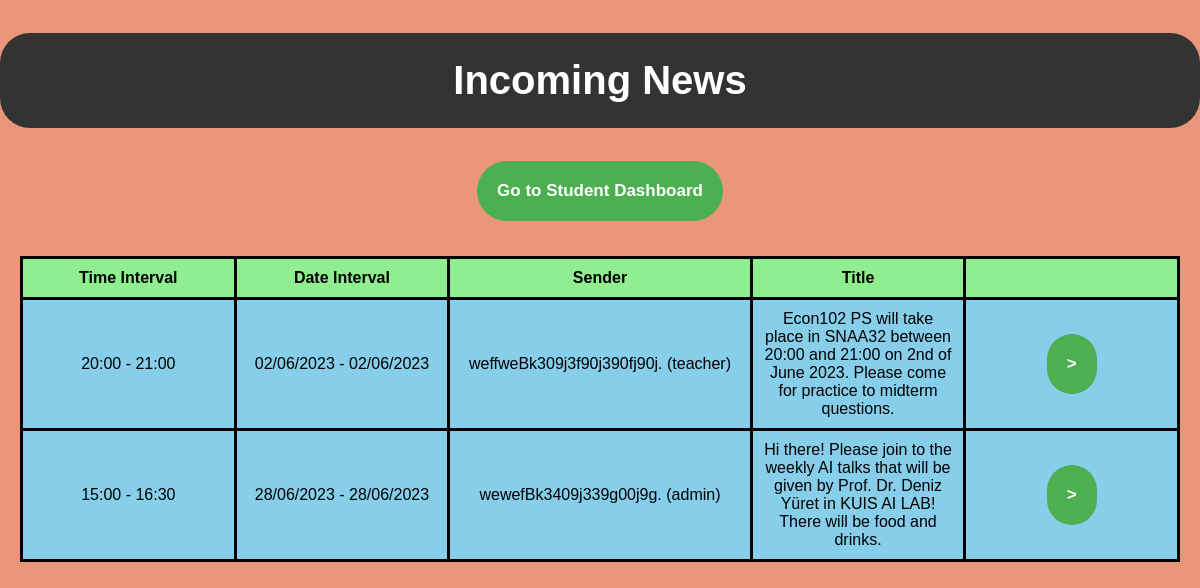
Screenshot of /open_news with the database file from the repository.
### tables this page shows
CREATE TABLE news_db
             (news_message TEXT,
              time str DEFAULT "NO_NAME_GIVEN" , 
              date DATE DEFAULT "NO_NAME_GIVEN", 
              time_end TIME DEFAULT "NO_NAME_GIVEN", 
              date_end DATE DEFAULT "NO_NAME_GIVEN", 
              sender TEXT DEFAULT "NO_NAME_GIVEN", 
              role TEXT DEFAULT "NO_NAME_GIVEN"
              );

### service/UserService.py (the view)
def open_news_screen():
    all_news = UR.getNews()
    modified_news = []
    for new in all_news:
        new_list = list(new)
        new_list[2] = replace_dashes_with_slashes(new_list[2])
        sec_date_field_list = split_based_on_slash(new_list[2])
        new_list[2] = '/'.join(replace_day_and_year(sec_date_field_list))
        new_list[4] = replace_dashes_with_slashes(new_list[4])
        fourth_date_field_list = split_based_on_slash(new_list[4])
        new_list[4] = '/'.join(replace_day_and_year(fourth_date_field_list))
        modified_news.append(new_list)
    return render_template("incoming_news.html", news_data=modified_news)

### repository/Repository.py (called while the page is built)
def getCursorAndConnection():
    conn = sqlite3.connect(DB.kuclass_db)
    conn.execute("PRAGMA foreign_keys = 1")
    c = conn.cursor()
    return c, conn

### repository/UserRepository.py (called while the page is built)
def getNews():
    c, conn = Repo.getCursorAndConnection()
    c.execute('SELECT * FROM news_db')
    news_data = c.fetchall()
    conn.close()
    return news_data

### service/UserService.py (called while the page is built)
def replace_dashes_with_slashes(string:str):
    string = string.replace('-', '/')
    return string

def split_based_on_slash(string: str):
    parts = string.split("/")
    return parts

def replace_day_and_year(date_field_list: list):
    year_field = date_field_list[0]
    date_field_list[0] = date_field_list[2]
    date_field_list[2] = year_field
    return date_field_list

### templates/incoming_news.html (shortened to what this page needs)
<!DOCTYPE html>
<html>
  <head>
    <link rel="stylesheet" type="text/css" href="../static/incoming_news.css" />
  </head>
  <body>
    <div class="top">
      <h2 class="news_h2">Incoming News</h2>
    </div>
    <form class="dashboard" action="/redirect_student_dashboard">
      <button>Go to Student Dashboard</button>
    </form>
    <div class="news">
      {% if news_data is defined and news_data %}
      <table class="news_table">
        <thead>
          <tr>
            <th>Time Interval</th>
            <th>Date Interval</th>
            <th>Sender</th>
            <th>Title</th>
            <th></th>
          </tr>
        </thead>
        <tbody>
          {% for news_item in news_data %}
          <tr>
            <td>{{ news_item[1] }} - {{ news_item[3] }}</td>
            <td>{{ news_item[2] }} - {{ news_item[4] }}</td>
            <td>{{ news_item[5] }} ({{ news_item[6] }})</td>
            <td>{{ news_item[0] }}</td>
            <td>
              <form action="/openEventAttendanceScreen" method="POST">
                <button class="eventAttendance">></button>
              </form>
            </td>
          </tr>
          {% endfor %}
        </tbody>
      </table>
      {% else %}
      <p>There are no current news</p>
      {% endif %}
    </div>
  </body>
</html>

### static/incoming_news.css (style rules this page uses)
body { font-family: Arial, sans-serif; margin: 0; padding: 0; background-color: darksalmon; }
.news_h2 { background-color: #333; color: #fff; padding: 25px 25px; text-align: center; border-radius: 30px; font-size: 40px; }
button { background-color: #4CAF50; display: flex; margin: 12px auto; padding: 20px 20px; border-radius: 35px; color: #fff; border: none; cursor: pointer; font-size: 17px; font-weight: bold; }
.news { margin-top: 15px; padding: 20px; }
.news_table { width: 100%; border-collapse: collapse; }
.news_table th, .news_table td { border: 3px solid #000; padding: 10px; height: auto; text-align: center; width: 130px; background-color: skyblue; }
.news_table th { font-weight: bold; background-color: lightgreen; text-align: center; }
.news_table td:last-child { text-align: center; }

### rows the page displays
news_db: time "20:00", time_end "21:00", date "02/06/2023", date_end "02/06/2023", sender "weffweBk309j3f90j390fj90j.", role "teacher", news_message "Econ102 PS will take place in SNAA32 between 20:00 and 21:00 on 2nd of June 2023. Please come for practice to midterm questions."
news_db: time "15:00", time_end "16:30", date "28/06/2023", date_end "28/06/2023", sender "wewefBk3409j339g00j9g.", role "admin", news_message "Hi there! Please join to the weekly AI talks that will be given by Prof. Dr. Deniz Yüret in KUIS AI LAB! There will be food and drinks."
